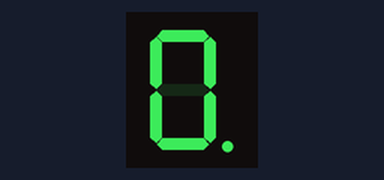
Recording of a sketch running on a simulated Arduino Uno, built with avr-gcc and run on an emulated ATmega328P. Shown: 1-digit seven-segment display. Wiring (inferred from the names in the program): 1-digit 7-segment display, segments lit when LOW: segments pin 2, pin 3, pin 4, pin 6, pin 7, pin 8, pin 11, pin 10. The segment pins are drawn as the display they are named for.

Above: at 0.1 s.
At 1.1 s:
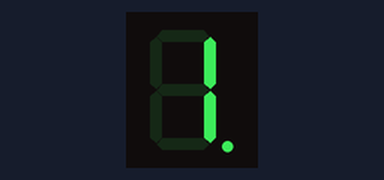
At 2.1 s:
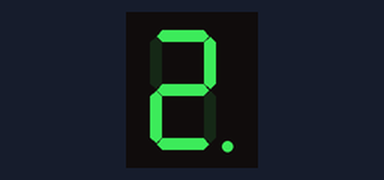
At 5.1 s:
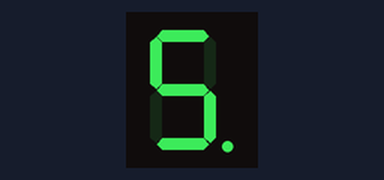
At 7.1 s:
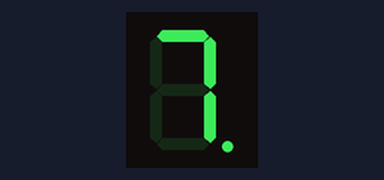
At 10.1 s:
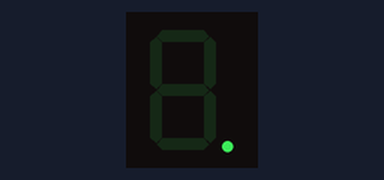

The sketch:

7segments.ino
```cpp
//7 Segment Anode Type

const byte numeral[10] = {
  // 0 = led dalam seven segment yang tidak diberikan tagangan
  // 1 = led dalam seven segment yang diberikan tagangan masukan
  B11111100, // angka 0
  B01100000, // angka 1
  B11011010, // angka 2
  B11110010, // angka 3
  B01100110, // angka 4
  B10110110, // angka 5
  B10111111, // angka 6
  B11100000, // angka 7
  B11111110, // angka 8
  B11100110, // angka 9
};

// pin dari segment dp,G,F,E,D,C,B,A
const int segmentPins[8] = { 10, 11, 8, 7, 6, 4, 3, 2};


void setup()
{
  for(int i=0; i < 8; i++)
  {
    pinMode(segmentPins[i], OUTPUT);
  }
}

void loop()
{
  //Seven segment akan memulai dari 0 sampai 10
  //Cara kerjanya sistem ditambah 1 dengan delay 1 detik dan ditambah 1 dengan delay 1 detik sampai batas nilai 9.
  //Setelah 7 segment menunjukkan angka 9, maka 7 segment akan mereset ke angka 0 kembali
  for(int i=0; i <= 10; i++){
    showDigit(i);
    delay(1000);
    }
   delay(2000);
  }

void showDigit( int number){
  boolean isBitSet;
  for(int segment = 1; segment < 8; segment++){
    if( number < 0 || number > 9){
      isBitSet = 0; //isBitSet akan membuat semua display pada 7 segment mati (LOW)
      }else{
    isBitSet = bitRead(numeral[number], segment);
    }
  isBitSet = !isBitSet; //
  digitalWrite( segmentPins[segment], isBitSet);
  }
}
```

Measured:
- by itself, everything shown: repeats every 13.0 s, in 11 steps
- what the display in image 1 shows lasts 1.0 s, from 1.0 s to 2.0 s
- what the display in image 5 shows lasts 3.0 s, from 10.0 s to 13.0 s
